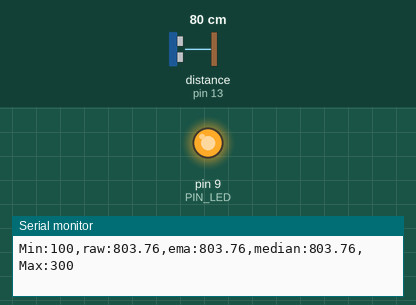
This sketch was run on a simulated Arduino Uno, built with avr-gcc and run on an emulated ATmega328P. Shown: output pins drawn as LEDs (lit = HIGH), the last lines printed to the serial monitor. Wiring (inferred from the names in the program): ultrasonic range finder: trigger pin 12; echo pin 13. The test bench sets the inputs (shaded band); at power-on: distance to the obstacle (sensor on pin 13) 80 cm. The echo pulse lasts 58.3 µs per cm; pins used as bus, display or sensor lines are not drawn.

Above: at 1.2 s.
1.3 s: distance to the obstacle (sensor on pin 13) set to 18 cm
At 2.5 s:
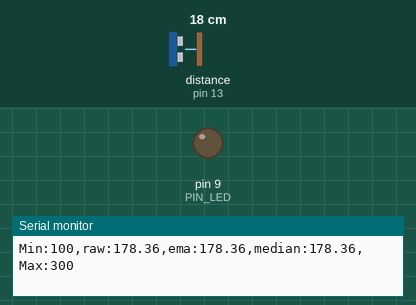
2.8 s: distance to the obstacle (sensor on pin 13) set to 2 cm
At 3.7 s:
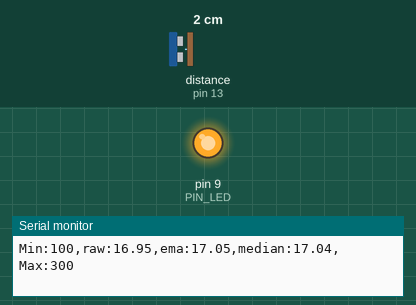
Timing chart, 0 to 5.8 s (numbered marks = the images above; inputs shaded):
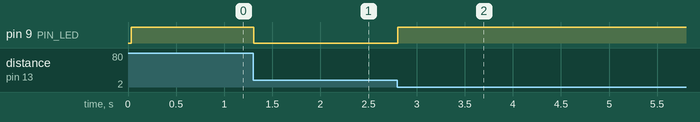

Measured:
- after the input at 1.3 s, pin 9 (PIN_LED): HIGH → LOW at once
- after the input at 2.8 s, pin 9 (PIN_LED): LOW → HIGH at once

The sketch:

09C19.ino
```cpp
#define PIN_LED  9
#define PIN_TRIG 12
#define PIN_ECHO 13

#define SND_VEL 346.0
#define INTERVAL 25
#define PULSE_DURATION 10
#define _DIST_MIN 100
#define _DIST_MAX 300

#define TIMEOUT ((INTERVAL / 2) * 1000.0)
#define SCALE (0.001 * 0.5 * SND_VEL)

#define _EMA_ALPHA 0.5

#define N 30   // N = 3, 10, 30 설정

unsigned long last_sampling_time;
float dist_ema;

float samples[N];
int sample_idx = 0;

void setup() {
  pinMode(PIN_LED, OUTPUT);
  pinMode(PIN_TRIG, OUTPUT);
  pinMode(PIN_ECHO, INPUT);
  digitalWrite(PIN_TRIG, LOW);

  Serial.begin(57600);
}

void loop() {
  float dist_raw, dist_median;

  if (millis() < last_sampling_time + INTERVAL)
    return;

  dist_raw = USS_measure(PIN_TRIG, PIN_ECHO);

  samples[sample_idx] = dist_raw;
  sample_idx = (sample_idx + 1) % N;

  float buf[N];
  for (int i = 0; i < N; i++) {
    buf[i] = samples[i];
  }

  for (int i = 0; i < N - 1; i++) {
    for (int j = 0; j < N - i - 1; j++) {
      if (buf[j] > buf[j + 1]) {
        float temp = buf[j];
        buf[j] = buf[j + 1];
        buf[j + 1] = temp;
      }
    }
  }

  if (N % 2 == 1) {
    dist_median = buf[N / 2];
  } else {
    dist_median = (buf[(N / 2) - 1] + buf[N / 2]) / 2.0;
  }

  dist_ema = _EMA_ALPHA * dist_median + (1.0 - _EMA_ALPHA) * dist_ema;

  // output the read value to the serial port
  Serial.print("Min:");      Serial.print(_DIST_MIN);
  Serial.print(",raw:");     Serial.print(dist_raw);
  Serial.print(",ema:");     Serial.print(dist_ema);
  Serial.print(",median:");  Serial.print(dist_median);
  Serial.print(",Max:");     Serial.print(_DIST_MAX);
  Serial.println("");

  if ((dist_raw < _DIST_MIN) || (dist_raw > _DIST_MAX))
    digitalWrite(PIN_LED, 1);
  else
    digitalWrite(PIN_LED, 0);

  last_sampling_time += INTERVAL;
}

float USS_measure(int TRIG, int ECHO)
{
  digitalWrite(TRIG, HIGH);
  delayMicroseconds(PULSE_DURATION);
  digitalWrite(TRIG, LOW);

  return pulseIn(ECHO, HIGH, TIMEOUT) * SCALE;
}
```
